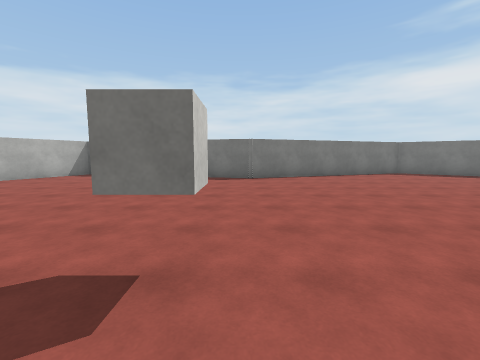
View 1 (above)

13 first-person views from a walk through a scene from a Unity 3-D project. The camera is 1.5 m above the floor, tilts 6° down and sees 90° across. The floor is counted in squares, 2 m on a side. Each view is taken from the middle of a square. On the plan, view 1 faces up. The plan holds only what a view shows up to about 9 squares ahead; the rest is blank. The place goes on beyond the plan. The player character is not drawn. Surface patterns are stand-ins for the level's own textures.

View 2
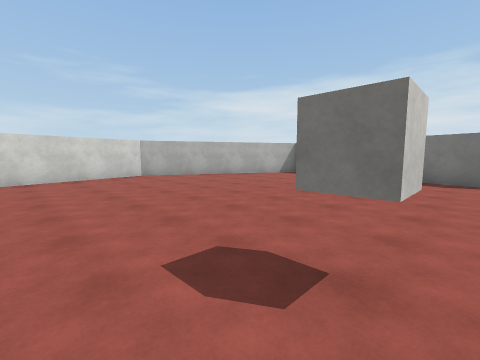

View 3
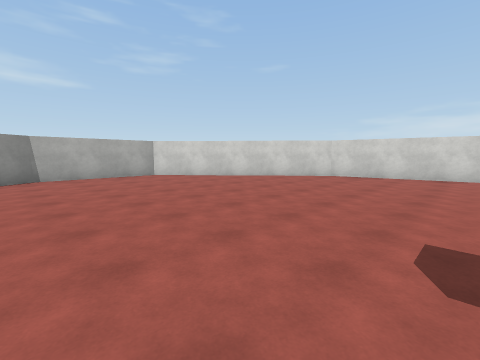

View 4
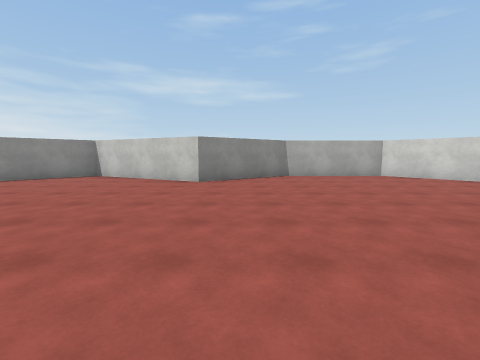

View 5
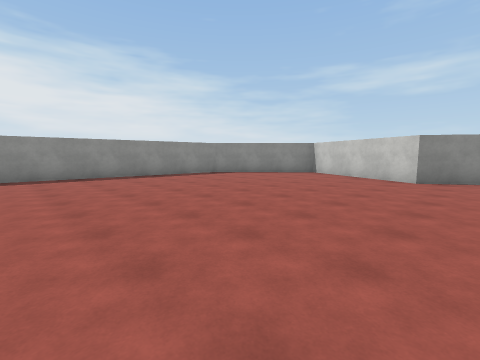

View 6
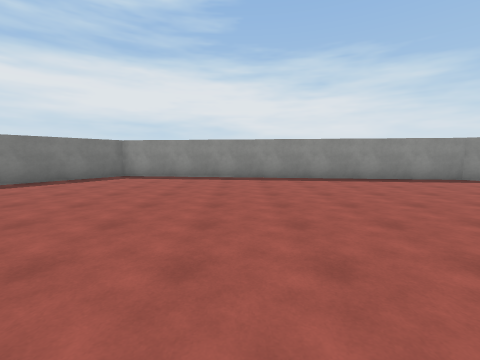

View 7
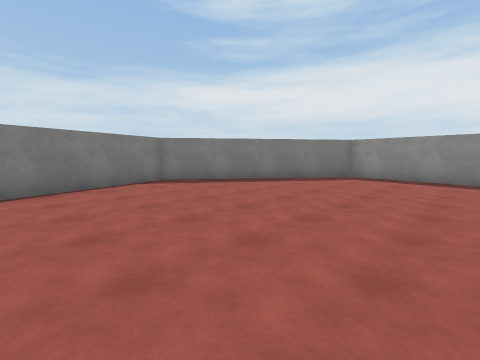

View 8
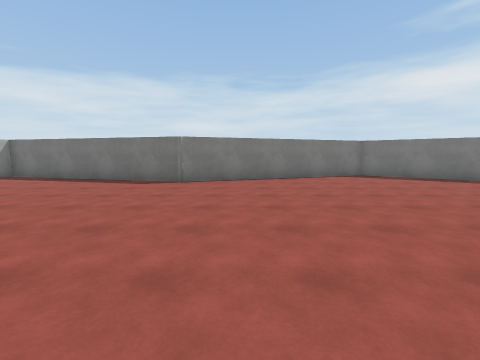

View 9
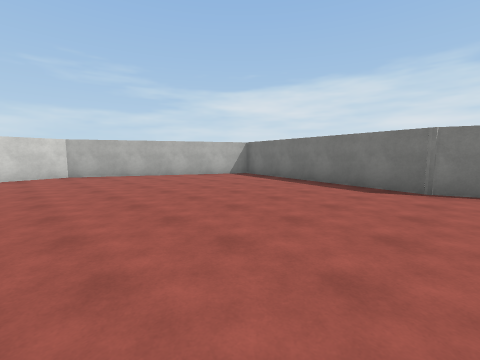

View 10
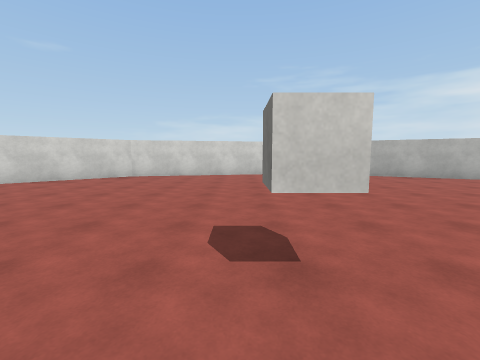

View 11
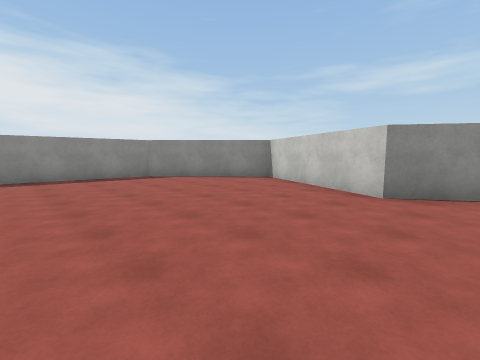

View 12
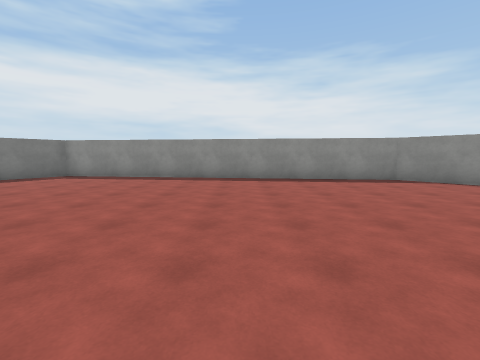

View 13
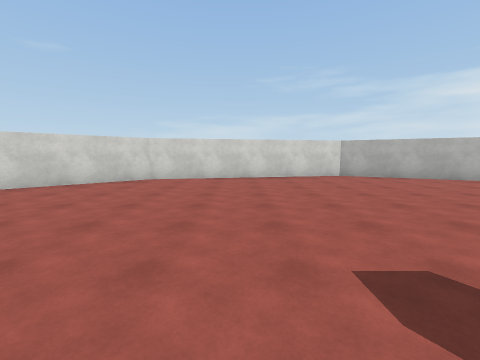

### Floor plan
Points are (right, up) in squares from view 1. A wall is a line through its corners. A room is listed if a view was taken in it or the views show most of it. See-through windows are left out.
Room 1 (views 1, 2, 3, 4, 5, 6, 7, 8, 9, 10, 11, 12, 13)
walls: (3.2, -5.6) (7.1, -7.5) (10.2, -4.7) (11.5, 6.1) (6.4, 9.7) (0.3, 7.7) (-5.8, 9.2) (-8.6, 3.6) (-7.3, -2.7) (-3, -7.6) (0.4, -7.6) (3.2, -5.6)

Where each view was taken, in squares from view 1:
view 1: 0 up, 0 right, facing up
view 2: 0 up, 0 right, facing up-left
view 3: 1 up, 1 right, facing down-left
view 4: 1 up, 2 right, facing down
view 5: 2 up, 2 right, facing down-right
view 6: 2 up, 3 right, facing right
view 7: 3 up, 3 right, facing up-right
view 8: 1 up, 2 right, facing up
view 9: 2 up, 1 right, facing up-left
view 10: 1 up, 1 right, facing left
view 11: 1 down, 2 right, facing down-right
view 12: 0 up, 3 right, facing right
view 13: 0 up, 0 right, facing left
